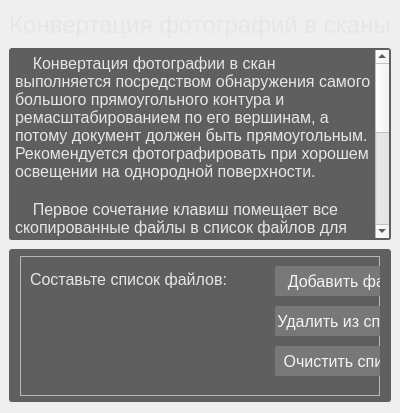
         <widget class="QWidget" name="convert_photo_to_scan_frame">
          <property name="styleSheet">
           <string notr="true">QWidget#convert_photo_to_scan_frame
{
	background-color: rgb(70,70,70);
}</string>
          </property>
          <layout class="QVBoxLayout" name="verticalLayout_11">
           <property name="spacing">
            <number>9</number>
           </property>
           <property name="leftMargin">
            <number>9</number>
           </property>
           <property name="rightMargin">
            <number>9</number>
           </property>
           <item>
            <widget class="QLabel" name="photo_to_scan_descript">
             <property name="maximumSize">
              <size>
               <width>16777215</width>
               <height>60</height>
              </size>
             </property>
             <property name="font">
              <font>
               <family>Segoe UI</family>
               <pointsize>18</pointsize>
              </font>
             </property>
             <property name="styleSheet">
              <string notr="true">QLabel
{
	color: rgb(230,230,230);
}</string>
             </property>
             <property name="text">
              <string>Конвертация фотографий в сканы</string>
             </property>
             <property name="alignment">
              <set>Qt::AlignCenter</set>
             </property>
            </widget>
           </item>
           <item>
            <widget class="QPlainTextEdit" name="photo_to_scan_plain">
             <property name="minimumSize">
              <size>
               <width>0</width>
               <height>0</height>
              </size>
             </property>
             <property name="maximumSize">
              <size>
               <width>100000</width>
               <height>270</height>
              </size>
             </property>
             <property name="font">
              <font>
               <family>Segoe UI</family>
               <pointsize>12</pointsize>
              </font>
             </property>
             <property name="styleSheet">
              <string notr="true">QPlainTextEdit
{
	color: rgb(230,230,230);
	background-color:rgb(95,95,95);
	border-style: double;
	border-width: 2px;
    border-radius: 2px;
	border-color: rgb(95,95,95)
}</string>
             </property>
             <property name="plainText">
              <string>    Конвертация фотографии в скан выполняется посредством обнаружения самого большого прямоугольного контура и ремасштабированием по его вершинам, а потому документ должен быть прямоугольным. Рекомендуется фотографировать при хорошем освещении на однородной поверхности.

    Первое сочетание клавиш помещает все скопированные файлы в список файлов для &quot;сканирования&quot;. Второе извлекает путь до конечной папки.

    Конечная папка - то, куда будут помещены все выбранные файлы после конвертации. Не указывайте ее, если хотите, чтобы файлы остались в папках оригиналов.

    Конечный результат будет иметь имя исходного файла с суффиксом _scan и в формате png.</string>
             </property>
             <property name="textInteractionFlags">
              <set>Qt::NoTextInteraction</set>
             </property>
            </widget>
           </item>
           <item>
            <widget class="QFrame" name="bottom_photo_to_scan_frame">
             <property name="styleSheet">
              <string notr="true">QFrame#bottom_photo_to_scan_frame
{
	color: rgb(230,230,230);
	background-color:rgb(95,95,95);
	border-style: double;
	border-width: 2px;
    border-radius: 2px;
	border-color: rgb(95,95,95)
}</string>
             </property>
             <property name="frameShape">
              <enum>QFrame::StyledPanel</enum>
             </property>
             <property name="frameShadow">
              <enum>QFrame::Raised</enum>
             </property>
             <layout class="QVBoxLayout" name="verticalLayout_10">
              <property name="spacing">
               <number>0</number>
              </property>
              <property name="topMargin">
               <number>0</number>
              </property>
              <property name="rightMargin">
               <number>9</number>
              </property>
              <item>
               <widget class="QFrame" name="photo_to_scan_list_frame">
                <property name="minimumSize">
                 <size>
                  <width>0</width>
                  <height>140</height>
                 </size>
                </property>
                <property name="maximumSize">
                 <size>
                  <width>16777215</width>
                  <height>130</height>
                 </size>
                </property>
                <property name="frameShape">
                 <enum>QFrame::StyledPanel</enum>
                </property>
                <property name="frameShadow">
                 <enum>QFrame::Raised</enum>
                </property>
                <widget class="QListWidget" name="photo_to_scan_list_main">
                 <property name="geometry">
                  <rect>
                   <x>415</x>
                   <y>10</y>
                   <width>341</width>
                   <height>111</height>
                  </rect>
                 </property>
                 <property name="styleSheet">
                  <string notr="true">QListWidget
 { background-color: rgb(120, 120, 120);
	color: rgb(245, 245, 245);
	border-style: double;
	border-width: 1px;
    border-radius: 1px;
	border-color: rgb(120, 120, 120);
}</string>
                 </property>
                </widget>
                <widget class="QPushButton" name="photo_to_scan_list_add">
                 <property name="geometry">
                  <rect>
                   <x>255</x>
                   <y>10</y>
                   <width>141</width>
                   <height>30</height>
                  </rect>
                 </property>
                 <property name="minimumSize">
                  <size>
                   <width>0</width>
                   <height>30</height>
                  </size>
                 </property>
                 <property name="font">
                  <font>
                   <family>Segoe UI</family>
                   <pointsize>12</pointsize>
                  </font>
                 </property>
                 <property name="styleSheet">
                  <string notr="true">QPushButton
 { background-color: rgb(120, 120, 120);
	color: rgb(245, 245, 245);
	border-style: double;
	border-width: 1px;
    border-radius: 1px;
	border-color: rgb(120, 120, 120); }
QPushButton:hover
 { background-color: rgb(130, 130, 130);
	color: rgb(245, 245, 245);
	border-color: rgb(130, 130, 130); }
QPushButton:pressed
 { background-color: rgb(110, 110, 110);
	color: rgb(245, 245, 245);
	border-color: rgb(190, 190, 190); }</string>
                 </property>
                 <property name="text">
                  <string>Добавить файл</string>
                 </property>
                </widget>
                <widget class="QLabel" name="photo_to_scan_list_descript">
                 <property name="geometry">
                  <rect>
                   <x>10</x>
                   <y>13</y>
                   <width>271</width>
                   <height>21</height>
                  </rect>
                 </property>
                 <property name="font">
                  <font>
                   <family>Segoe UI</family>
                   <pointsize>12</pointsize>
                  </font>
                 </property>
                 <property name="styleSheet">
                  <string notr="true">QLabel
{
	color: rgb(230,230,230);
}</string>
                 </property>
                 <property name="text">
                  <string>Составьте список файлов:</string>
                 </property>
                </widget>
                <widget class="QPushButton" name="photo_to_scan_list_delete">
                 <property name="geometry">
                  <rect>
                   <x>255</x>
                   <y>50</y>
                   <width>141</width>
                   <height>30</height>
                  </rect>
                 </property>
                 <property name="minimumSize">
                  <size>
                   <width>0</width>
                   <height>30</height>
                  </size>
                 </property>
                 <property name="font">
                  <font>
                   <family>Segoe UI</family>
                   <pointsize>12</pointsize>
                  </font>
                 </property>
                 <property name="styleSheet">
                  <string notr="true">QPushButton
 { background-color: rgb(120, 120, 120);
	color: rgb(245, 245, 245);
	border-style: double;
	border-width: 1px;
    border-radius: 1px;
	border-color: rgb(120, 120, 120); }
QPushButton:hover
 { background-color: rgb(130, 130, 130);
	color: rgb(245, 245, 245);
	border-color: rgb(130, 130, 130); }
QPushButton:pressed
 { background-color: rgb(110, 110, 110);
	color: rgb(245, 245, 245);
	border-color: rgb(190, 190, 190); }</string>
                 </property>
                 <property name="text">
                  <string>Удалить из списка</string>
                 </property>
                </widget>
                <widget class="QPushButton" name="photo_to_scan_list_clear">
                 <property name="geometry">
                  <rect>
                   <x>255</x>
                   <y>90</y>
                   <width>141</width>
                   <height>30</height>
                  </rect>
                 </property>
                 <property name="minimumSize">
                  <size>
                   <width>0</width>
                   <height>30</height>
                  </size>
                 </property>
                 <property name="font">
                  <font>
                   <family>Segoe UI</family>
                   <pointsize>12</pointsize>
                  </font>
                 </property>
                 <property name="styleSheet">
                  <string notr="true">QPushButton
 { background-color: rgb(120, 120, 120);
	color: rgb(245, 245, 245);
	border-style: double;
	border-width: 1px;
    border-radius: 1px;
	border-color: rgb(120, 120, 120); }
QPushButton:hover
 { background-color: rgb(130, 130, 130);
	color: rgb(245, 245, 245);
	border-color: rgb(130, 130, 130); }
QPushButton:pressed
 { background-color: rgb(110, 110, 110);
	color: rgb(245, 245, 245);
	border-color: rgb(190, 190, 190); }</string>
                 </property>
                 <property name="text">
                  <string>Очистить список</string>
                 </property>
                </widget>
               </widget>
              </item>
              <item>
               <widget class="QFrame" name="photo_to_scan_end_frame">
                <property name="maximumSize">
                 <size>
                  <width>16777215</width>
                  <height>55</height>
                 </size>
                </property>
                <property name="frameShape">
                 <enum>QFrame::StyledPanel</enum>
                </property>
                <property name="frameShadow">
                 <enum>QFrame::Raised</enum>
                </property>
                <widget class="QLabel" name="photo_to_scan_end_descript">
                 <property name="geometry">
                  <rect>
                   <x>10</x>
                   <y>10</y>
                   <width>207</width>
                   <height>21</height>
                  </rect>
                 </property>
                 <property name="font">
                  <font>
                   <family>Segoe UI</family>
                   <pointsize>12</pointsize>
                  </font>
                 </property>
                 <property name="styleSheet">
                  <string notr="true">QLabel
{
	color: rgb(230,230,230);
}</string>
                 </property>
                 <property name="text">
                  <string>Укажите конечную папку:</string>
                 </property>
                </widget>
                <widget class="QPushButton" name="photo_to_scan_end_button">
                 <property name="geometry">
                  <rect>
                   <x>255</x>
                   <y>10</y>
                   <width>141</width>
                   <height>30</height>
                  </rect>
                 </property>
                 <property name="minimumSize">
                  <size>
                   <width>0</width>
                   <height>25</height>
                  </size>
                 </property>
                 <property name="font">
                  <font>
                   <family>Segoe UI</family>
                   <pointsize>12</pointsize>
                  </font>
                 </property>
                 <property name="styleSheet">
                  <string notr="true">QPushButton
 { background-color: rgb(120, 120, 120);
	color: rgb(245, 245, 245);
	border-style: double;
	border-width: 1px;
    border-radius: 1px;
	border-color: rgb(120, 120, 120); }
QPushButton:hover
 { background-color: rgb(130, 130, 130);
	color: rgb(245, 245, 245);
	border-color: rgb(130, 130, 130); }
QPushButton:pressed
 { background-color: rgb(110, 110, 110);
	color: rgb(245, 245, 245);
	border-color: rgb(190, 190, 190); }</string>
                 </property>
                 <property name="text">
                  <string>Выбрать папку...</string>
                 </property>
                </widget>
                <widget class="QLineEdit" name="photo_to_scan_end_name">
                 <property name="geometry">
                  <rect>
                   <x>415</x>
                   <y>10</y>
                   <width>341</width>
                   <height>25</height>
                  </rect>
                 </property>
                 <property name="font">
                  <font>
                   <family>Segoe UI</family>
                   <pointsize>12</pointsize>
                  </font>
                 </property>
                 <property name="styleSheet">
                  <string notr="true">QLineEdit{
	background-color: rgb(120, 120, 120);
	color: rgb(245, 245, 245);
	border-style: double;
	border-width: 1px;
    border-radius: 1px;
	border-color: rgb(120, 120, 120);
}
QLineEdit:hover{
	 background-color: rgb(130, 130, 130);
	color: rgb(245, 245, 245);
	border-color: rgb(130, 130, 130); 
	border-style: double;
	border-width: 1px;
    border-radius: 1px;
}
QLineEdit:focus{
	background-color: rgb(100, 100, 100);
	color: rgb(235, 235, 235);
	border-style: double;
	border-width: 1px;
    border-radius: 1px;
	border-color: rgb(190, 190, 190) ;
}</string>
                 </property>
                 <property name="readOnly">
                  <bool>true</bool>
                 </property>
                </widget>
               </widget>
              </item>
              <item>
               <widget class="QFrame" name="photo_to_scan_do_frame">
                <property name="maximumSize">
                 <size>
                  <width>16777215</width>
                  <height>40</height>
                 </size>
                </property>
                <property name="frameShape">
                 <enum>QFrame::StyledPanel</enum>
                </property>
                <property name="frameShadow">
                 <enum>QFrame::Raised</enum>
                </property>
                <widget class="QPushButton" name="photo_to_scan_do_button">
                 <property name="geometry">
                  <rect>
                   <x>415</x>
                   <y>0</y>
                   <width>341</width>
                   <height>37</height>
                  </rect>
                 </property>
                 <property name="minimumSize">
                  <size>
                   <width>0</width>
                   <height>35</height>
                  </size>
                 </property>
                 <property name="font">
                  <font>
                   <family>Segoe UI</family>
                   <pointsize>12</pointsize>
                  </font>
                 </property>
                 <property name="styleSheet">
                  <string notr="true">QPushButton
 { background-color: rgb(120, 120, 120);
	color: rgb(245, 245, 245);
	border-style: double;
	border-width: 1px;
    border-radius: 1px;
	border-color: rgb(120, 120, 120); }
QPushButton:hover
 { background-color: rgb(130, 130, 130);
	color: rgb(245, 245, 245);
	border-color: rgb(130, 130, 130); }
QPushButton:pressed
 { background-color: rgb(110, 110, 110);
	color: rgb(245, 245, 245);
	border-color: rgb(190, 190, 190); }</string>
                 </property>
                 <property name="text">
                  <string>Конвертировать!</string>
                 </property>
                </widget>
                <widget class="QLabel" name="photo_to_scan_do_descript">
                 <property name="geometry">
                  <rect>
                   <x>10</x>
                   <y>10</y>
                   <width>361</width>
                   <height>21</height>
                  </rect>
                 </property>
                 <property name="font">
                  <font>
                   <family>Segoe UI</family>
                   <pointsize>12</pointsize>
                  </font>
                 </property>
                 <property name="styleSheet">
                  <string notr="true">QLabel
{
	color: rgb(230,230,230);
}</string>
                 </property>
                 <property name="text">
                  <string>Проведите конвертацию, нажав на кнопку: </string>
                 </property>
                </widget>
               </widget>
              </item>
             </layout>
            </widget>
           </item>
          </layout>
         </widget>
